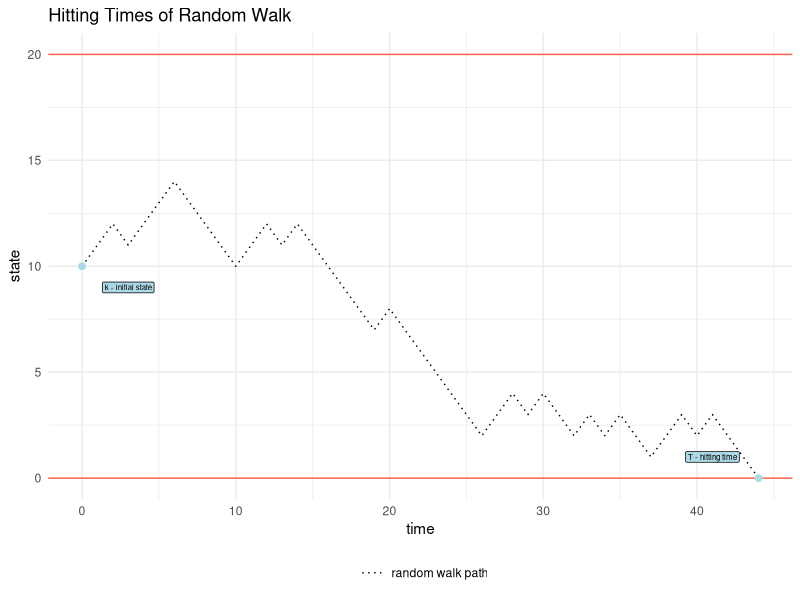

Write the R code that produced this figure.
## ---- chunk 1
knitr::opts_chunk$set(echo = TRUE)
library(tidyverse)
## ---- chunk 2
# parameterization
b <- 20 # upper bound
a <- 0 # lower bound
k <- 1 # initial state
p <- .5 # probability of increase

# random walk simulation for hitting times
rw_sim <- function(a, b, p, k, return_path = FALSE){
  t <- 0 
  ks <- NULL
  if (return_path) {
    ks <- c(k)
  }
  while(k < b & k > a) {
    k <- ifelse(rbinom(1, 1, p) == 1, k + 1, k - 1)
    ks <- c(ks, k)
    t <- t + 1
  }
  if (return_path) return(ks)
  return(t) # hitting time
}
## ---- chunk 3
set.seed(20)
k <- 10
rw <- rw_sim(a, b, p, k, return_path = TRUE)

qplot(0:(length(rw) - 1), rw, geom = "line", xlab = "time", ylab = "state", linetype = "random walk path") + 
  geom_hline(yintercept = b, color = "tomato1") + 
  geom_hline(yintercept = a, color = "tomato1") +
  annotate("point", x = 0, y = 10, size = 2, color = "lightblue") +
  annotate("label", label = "k - initial state", x = 3, y = 9, fill = "lightblue", size = 2) +
  annotate("point", x = 44, y = 0, size = 2, color = "lightblue") +
  annotate("label", label = "T - hitting time", x = 41, y = 1, fill = "lightblue", size = 2) +
  scale_linetype_manual(values = c(3)) + 
  labs(linetype = "",
       title = "Hitting Times of Random Walk") + 
  lims(y = c(a, b)) + 
  theme_minimal() + 
  theme(legend.position = "bottom")
  
## ---- chunk 4
hitting_times <- replicate(10000,
                           rw_sim(a,b,p, k))
mean(hitting_times)
